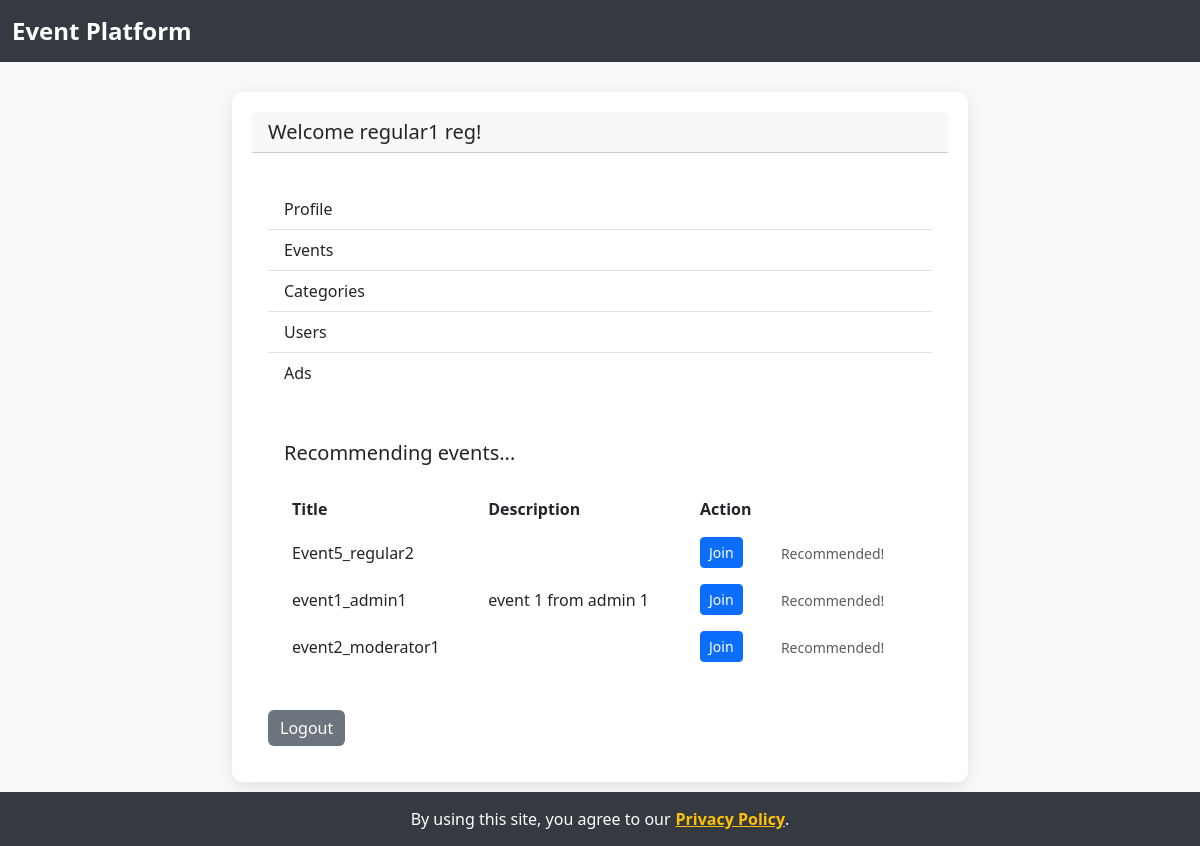
/ (signed in), run on the app's committed database.
### model.py (models this page shows, shortened)
class Person(db.Model,UserMixin):
    id = db.Column(db.Integer, primary_key=True)
    active = db.Column('is_active', db.Boolean(), nullable=False, server_default='1')
    roles = db.relationship('Role', secondary='user_roles')
    name = db.Column(db.String(100, collation='NOCASE'))
    surname = db.Column(db.String(100, collation='NOCASE'))
    username = db.Column(db.String(100, collation='NOCASE'), nullable=False, unique=True)
    password = db.Column(db.String(255), nullable=False, server_default='')
    gender = db.Column(db.String(255), nullable=True)
    email = db.Column(db.String(255), nullable=True)
    events = db.relationship('Event', backref='owner')
    manages = db.relationship('Event', secondary=mans, lazy='subquery', backref='managedBy')
    attends = db.relationship('Event', secondary=atts, lazy='subquery', backref='attendants')
    requests = db.relationship('Event', secondary=reqs, lazy='subquery', backref='requesters')
    @property
    def role(self):
        return self.roles[0]
    @property
    def is_authenticated(self):
        return True

class Event(db.Model):
    id = db.Column(db.Integer, primary_key=True)
    title = db.Column(db.String(500))
    description = db.Column(db.String(2000))
    person_id = db.Column(db.Integer, db.ForeignKey('person.id'))

### app.py (the view)
    def wrapper(*args, **kwargs):
        try:
            return func(*args, **kwargs)
        except SecurityException as se:
            db.session.rollback()
            return render_template(se.page, security_violation = True, se_msg = se.msg, **se.params)
        except PrivacyException as pe:
            db.session.rollback()
            return render_template(pe.page, privacy_violation = True, priv_msg = pe.msg, **pe.params)

### app.py (called while the page is built)
def secure(func):
    def wrapper(*args, **kwargs):
        try:
            return func(*args, **kwargs)
        except SecurityException as se:
            db.session.rollback()
            return render_template(se.page, security_violation = True, se_msg = se.msg, **se.params)
        except PrivacyException as pe:
            db.session.rollback()
            return render_template(pe.page, privacy_violation = True, priv_msg = pe.msg, **pe.params)
    wrapper.__name__ = func.__name__
    return wrapper

@app.route('/')
@secure
def main():
    from project import main
    result=main()
    if type(result) == Response:
        return result
    else:
        return render_template('main.html', **result)

### dto.py (called while the page is built)
def _clear_cache():
    PersonDTO._cache = {}
    RoleDTO._cache = {}
    EventDTO._cache = {}
    CategoryDTO._cache = {}
    AdDTO._cache = {}

    @property
    def is_authenticated(self):
        return True

    def _clone(clone):
        if not clone.id in RoleDTO._cache:
            RoleDTO._cache[clone.id] = RoleDTO(clone.id,clone.name)
        return RoleDTO._cache[clone.id]

    def _clones(clones):
        return list(map(lambda o: RoleDTO._clone(o),clones))

    def _clone(clone):
        if not clone.id in EventDTO._cache:
            EventDTO._cache[clone.id] = EventDTO(clone.id,
                                                title=clone.title,
                                                description=clone.description)
        return EventDTO._cache[clone.id]

    def _clones(clones):
        return list(map(lambda o: EventDTO._clone(o),clones))

    def _clone(clone):
        if not clone.id in CategoryDTO._cache:
            CategoryDTO._cache[clone.id] = CategoryDTO(clone.id,
                                                name=clone.name)
        return CategoryDTO._cache[clone.id]

    def _clones(clones):
        return list(map(lambda o: CategoryDTO._clone(o),clones))

### project.py (called while the page is built, shortened)
def check_consent(user : PersonDTO, class_name, property_name, actual_purposes):
    if isinstance(actual_purposes[0], str):
        actual_purposes = [Purpose.query.filter_by(name=name).first() for name in actual_purposes]
    for actual in actual_purposes:
        consent = Consent.query.filter_by(
            person_id = user.id,
            classname = class_name,
            propertyname = property_name,
            purpose_id = actual.id
        ).first()
    return True

### templates/main.html
{% extends 'template.html' %}
{% block main %}
{% if user.is_authenticated %}
    <h5 class="card-header">Welcome {{ user.name }} {{ user.surname }}!</h5>
{% else %}
    <h5 class="card-header">Welcome visitor! </h5>
{% endif %}
<div class="card-body">
<div class="list-group list-group-flush">
<a class="list-group-item list-group-item-action" href={{ url_for('profile')    }}>Profile</a>
<a class="list-group-item list-group-item-action" href={{ url_for('events')     }}>Events</a>
<a class="list-group-item list-group-item-action" href={{ url_for('categories') }}>Categories</a>
<a class="list-group-item list-group-item-action" href={{ url_for('users')      }}>Users</a>
<a class="list-group-item list-group-item-action" href={{ url_for('ads')        }}>Ads</a>
</div>
</div>
<div class="card-body">
{% if user.is_authenticated %}
    <div class="card-body">
        <h5>Recommending events...</h5>
        <table class="table table-borderless mt-4 mb-4">
            <thead>
                <tr>
                    <th scope="col">Title</th>
                    <th scope="col">Description</th>
                    <th scope="col">Action</th>
                    <th scope="col"></th>
                </tr>
            </thead>
            <tbody>
                {% for event in recommended_events %}
                <tr>
                    <td class="align-middle">{{ event.title }}</td>
                    <td class="align-middle">{{ event.description }}</td>
                    <td class="align-middle">
                        <a class="btn btn-sm btn-primary" href="{{ url_for('join', id=event.id) }}">Join</a>
                    </td>
                    <td class="align-middle">
                        <span class="text-muted small font-italic">Recommended!</span>
                    </td>
                </tr>
                {% endfor %}
            </tbody>
        </table>
    </div>
    <a class="btn btn-secondary" href={{ url_for('user.logout')   }}>Logout</a>
{% else %}
    <a class="btn btn-primary" href={{ url_for('user.login')    }}>Login</a>
    <a class="btn btn-secondary" href={{ url_for('user.register') }}>Register</a>
{% endif %}
</div>
{% endblock %}

### templates/template.html (style rules this page uses)
body { background-color: #f8f9fa; }
.list-group-flush { margin-top: 20px; }
.btn-secondary { background-color: #6c757d; border: none; }

### data on the page
Person: name "regular1", surname "reg"
Event: title "Event5_regular2"
Event: title "event1_admin1", description "event 1 from admin 1"
Event: title "event2_moderator1"
